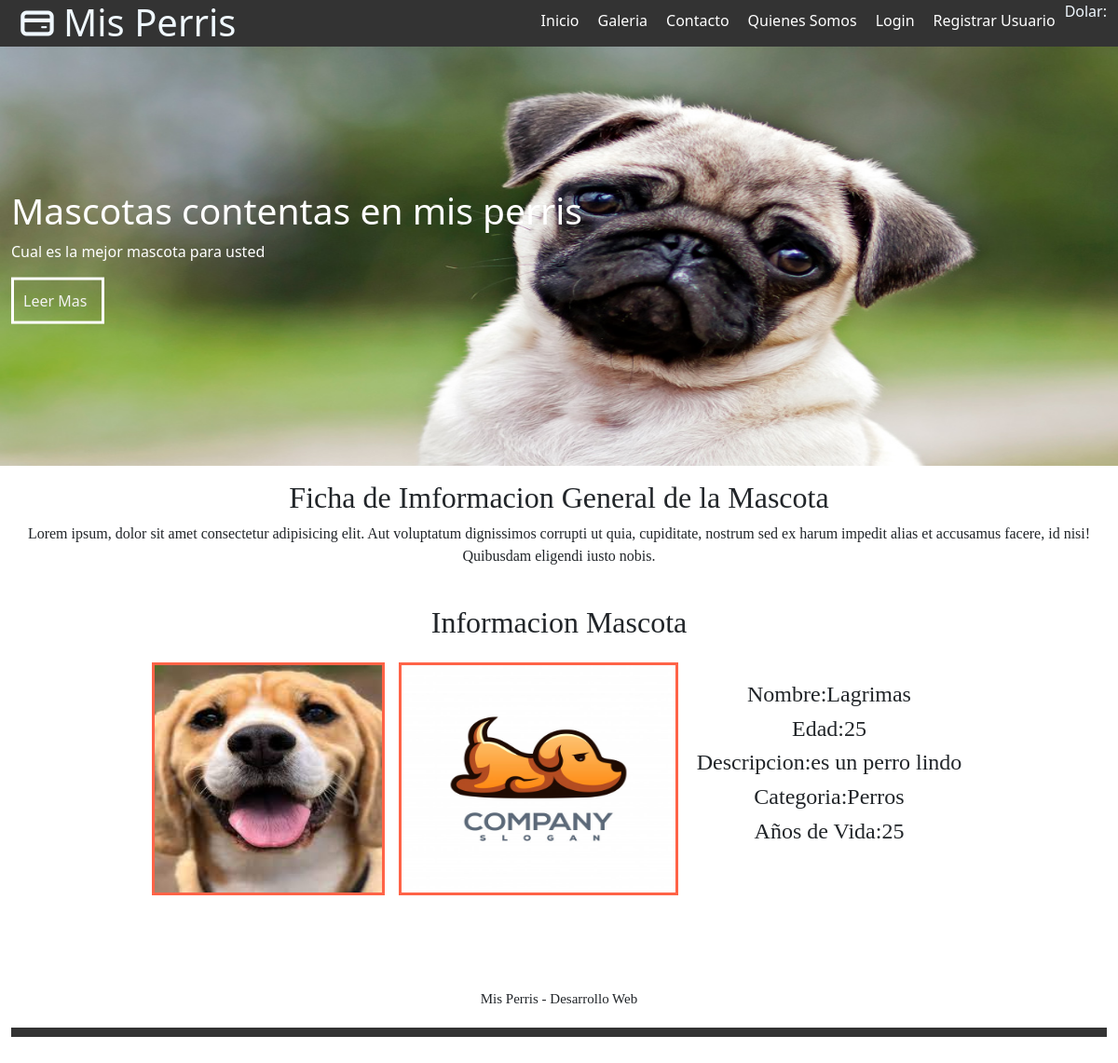
Screenshot of /ficha/Lagrimas/ with the database file from the repository.
### misPerris/models.py (models this page shows, shortened)
class Mascota(models.Model):
    nombre = models.CharField(primary_key=True,max_length=25)
    edad = models.IntegerField()
    descripcion = models.TextField()
    imagen = models.ImageField(upload_to='mascotas',default='mascotas/defecto.jpg')
    categoria = models.ForeignKey(Categoria, on_delete=models.CASCADE)
    publicar = models.BooleanField(default=False)
    comentario = models.TextField(default='--')
    usuario = models.CharField(null=True,max_length=45)
    dueno = models.CharField(max_length=45,default='--')

class Categoria(models.Model):
    nombre = models.CharField(primary_key=True,max_length=25)
    annos = models.IntegerField()
    imagen = models.ImageField(upload_to='catego',null=True)

### misPerris/views.py (the view)
# urls.py: path('ficha/<id>/',ficha,name='FICHA'),
def ficha(request, id):
    try:
        mascota= Mascota.objects.get(nombre=id)
        galeria = Galeria.objects.filter(mascota=mascota)
        contexto = {"mascota":mascota,"galeria":galeria}
        return render(request, "ficha.html",contexto)
    except:
        contexto ={"mensaje":"no existe mascota"}
        return render(request, "ficha.html",contexto)

### misPerris/templates/ficha.html (shortened to what this page needs)
{% extends "base.html" %}
{% load static %}
{% block css %}
<link href="https://cdn.jsdelivr.net/npm/bootstrap@5.0.1/dist/css/bootstrap.min.css" rel="stylesheet"
>
{% endblock css %}
{% block contenido %}
<section id="bienvenido">
    <h2>Ficha de Imformacion General de la Mascota</h2>
    <p>Lorem ipsum, dolor sit amet consectetur adipisicing elit. Aut voluptatum dignissimos corrupti ut quia,
        cupiditate, nostrum sed ex harum impedit alias et accusamus facere, id nisi! Quibusdam eligendi iusto
        nobis.</p>
</section>
<section id="blog">
    <h2>Informacion Mascota</h2>
    <div class="contenedor">
        <article>
            <img src="{{mascota.imagen.url}}" alt="">
        </article>
        <div style="width: 300px;height: 300px; margin-top: 15px;">
            <div id="carouselExampleSlidesOnly" class="carousel slide" data-bs-ride="carousel">
                <div class="carousel-inner">
                    <div class="carousel-item active">
                        <img src="{% static 'img/logo.jpg' %}" height="300px" class="d-block w-100" alt="...">
                    </div>
                </div>
            </div>
        </div>
        <div style="margin-top: 15px;padding: 20px;">
            <h4>Nombre:{{mascota.nombre}}</h4>
            <h4>Edad:{{mascota.edad}}</h4>
            <h4>Descripcion:{{mascota.descripcion}}</h4>
            <h4>Categoria:{{mascota.categoria.nombre}}</h4>
            <h4>Años de Vida:{{mascota.categoria.annos}}</h4>
        </div>
    </div>
</section>
{% endblock contenido %}

### misPerris/static/css/estilos.css (style rules this page uses)
* { margin: 0; padding: 0; }
.contenedor { width: 98%; margin: auto; }

### misPerris/static/css/bienvenido.css (style rules this page uses)
#bienvenido { text-align: center; margin-top: 15px; margin-bottom: 15px; font-family: Cambria, Cochin, Georgia, Times, 'Times New Roman', serif; }

### misPerris/static/css/blog.css (style rules this page uses)
#blog { margin-top: 40px; margin-bottom: 40px; }
#blog h2,h4 { text-align: center; font-family: cursive; }
#blog .contenedor { display: flex; justify-content: center; flex-wrap: wrap; }
#blog .contenedor img { width: 250px; height: 250px; border:solid 3px tomato; }
#blog .contenedor article { margin: 15px; }

### rows the page displays
Mascota: imagen (picture), nombre "Lagrimas", edad "25", descripcion "es un perro lindo", categoria.nombre "Perros", categoria.annos "25"
